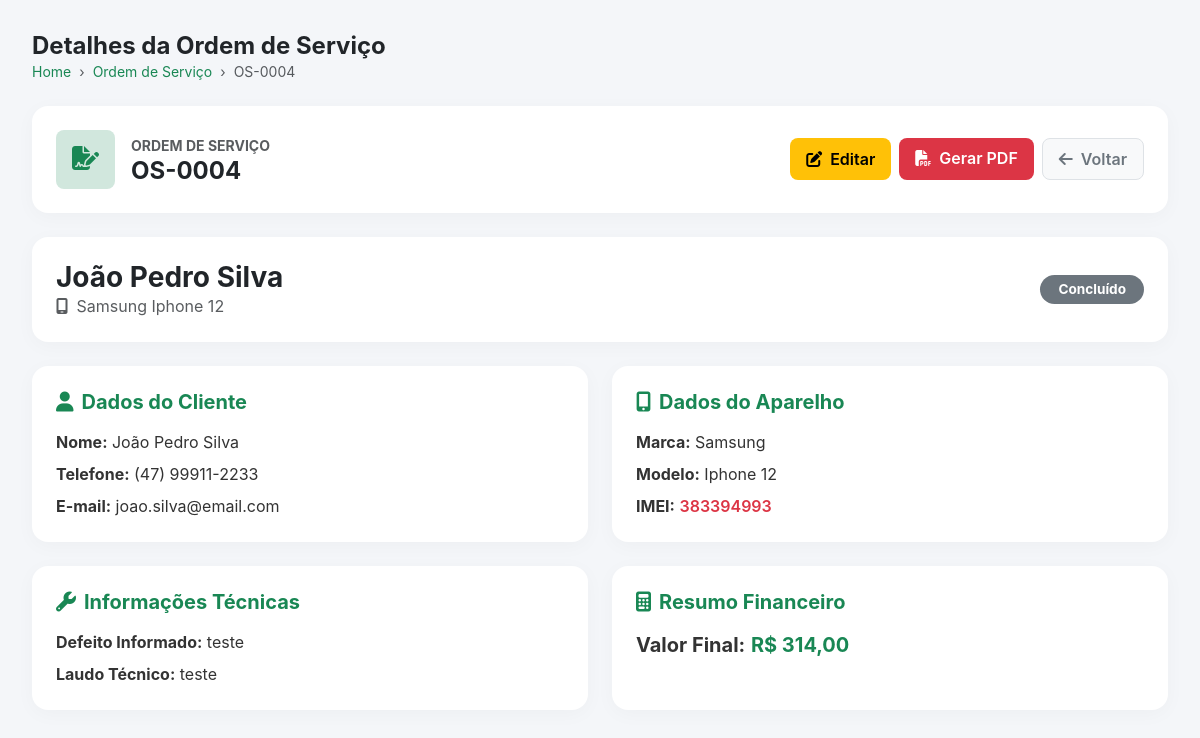
Screenshot of /php/visualizar_os.php?id=4 with the database file from the repository.
### tables this page shows
CREATE TABLE `ordem_servico` (
  `idos` int(11) NOT NULL,
  `numero_os` varchar(20) DEFAULT NULL COMMENT 'Número de controle ou código visível da OS para o cliente.',
  `orcamento_idorcamento` int(11) NOT NULL COMMENT 'Chave estrangeira vinculando a OS ao orçamento de origem (se houver).',
  `cliente_idcliente` int(11) DEFAULT NULL COMMENT 'Chave estrangeira que identifica o cliente dono do equipamento/serviço.',
  `funcionario_idfuncionario` int(11) DEFAULT NULL COMMENT 'Chave estrangeira do funcionário responsável pelo atendimento ou abertura.',
  `data_abertura` date DEFAULT NULL COMMENT 'Data e hora em que a Ordem de Serviço foi aberta.',
  `data_fechamento` date DEFAULT NULL COMMENT 'Data e hora em que a Ordem de Serviço foi concluída/fechada.',
  `garantia_dias` int(11) DEFAULT 90 COMMENT 'Prazo de garantia do serviço prestado (em dias). Padrão: 90 dias.',
  `status_os` varchar(20) DEFAULT 'Aberta' COMMENT 'Situação atual da OS (Ex: Aberta, Em Andamento, Concluída, Cancelada).',
  `defeito_informado` text DEFAULT NULL COMMENT 'Relato do cliente sobre o problema apresentado pelo equipamento.',
  `laudo_tecnico` varchar(255) DEFAULT NULL COMMENT 'Diagnóstico detalhado constatado pelo técnico responsável.',
  `descricao_servico` text DEFAULT NULL COMMENT 'Descrição detalhada dos procedimentos e reparos realizados.',
  `observacoes_os` varchar(255) DEFAULT NULL COMMENT 'Anotações extras ou avisos importantes referentes à OS.',
  `valor_pecas` decimal(10,2) DEFAULT 0.00 COMMENT 'Custo total das peças utilizadas no reparo.',
  `valor_mao_obra` decimal(10,2) DEFAULT 0.00 COMMENT 'Custo referente apenas à mão de obra do serviço.',
  `desconto` decimal(10,2) DEFAULT 0.00 COMMENT 'Valor total concedido de desconto aplicado na OS.',
  `valor_final` decimal(10,2) DEFAULT 0.00 COMMENT 'Valor final a ser pago (Peças + Mão de obra - Desconto).'
);

CREATE TABLE `cliente` (
  `idcliente` int(11) NOT NULL COMMENT 'Identificador único do cliente. Chave primária da tabela.',
  `nome_clien` varchar(80) NOT NULL COMMENT 'Nome completo do cliente.',
  `endereco_clien` varchar(80) DEFAULT NULL COMMENT 'Endereço residencial ou comercial do cliente.',
  `cpf_clien` varchar(15) NOT NULL COMMENT 'Cadastro de Pessoa Física (CPF) do cliente.',
  `tel_clien` varchar(15) NOT NULL COMMENT 'Número de telefone para contato com o cliente.',
  `email_clien` varchar(85) NOT NULL COMMENT 'Endereço de e-mail do cliente.',
  `cargos_idcargos` int(11) NOT NULL DEFAULT 4 COMMENT 'Identificador do cargo vinculado ao cliente. Chave estrangeira para a tabela cargos.',
  `senha` varchar(255) NOT NULL COMMENT 'Senha criptografada (hash) utilizada para autenticação do cliente.',
  `data_cadastro` date NOT NULL COMMENT 'Data em que o cliente foi cadastrado no sistema.',
  `token_recuperacao` varchar(255) DEFAULT NULL,
  `token_expiracao` datetime DEFAULT NULL
);

CREATE TABLE `orcamento` (
  `idorcamento` int(11) NOT NULL COMMENT 'Identificador único do orçamento. Chave primária da tabela.',
  `cliente_idcliente` int(11) DEFAULT NULL COMMENT 'Identificador do cliente associado ao orçamento. Chave estrangeira para a tabela cliente.',
  `funcionario_idfuncionario` int(11) DEFAULT NULL COMMENT 'Identificador do funcionário responsável pela elaboração do orçamento. Chave estrangeira para a tabela funcionario.',
  `defeito` varchar(100) DEFAULT NULL COMMENT 'Descrição do defeito informado pelo cliente no equipamento.',
  `observacoes` varchar(100) DEFAULT NULL COMMENT 'Observações adicionais sobre o orçamento ou o equipamento.',
  `marca` varchar(20) NOT NULL COMMENT 'Marca do equipamento que será avaliado ou reparado.',
  `modelo` varchar(20) NOT NULL COMMENT 'Modelo do equipamento.',
  `imei` int(11) NOT NULL COMMENT 'Número de identificação (IMEI) do aparelho, quando aplicável.',
  `aprovado` varchar(10) DEFAULT NULL COMMENT 'Indica se o orçamento foi aprovado pelo cliente (Sim ou Não).',
  `valor_total` float DEFAULT NULL COMMENT 'Valor total do orçamento, considerando peças e serviços.',
  `data_dia` date DEFAULT NULL COMMENT 'Data de emissão ou criação do orçamento.',
  `status` varchar(15) DEFAULT NULL COMMENT 'Situação atual do orçamento (Pendente, Aprovado, Reprovado, Em andamento ou Finalizado).'
);

### php/visualizar_os.php (the view, shortened to what this page needs)
<?php
include("conexaoBD.php");
$idos = (int)($_GET['id'] ?? 0);
$sql = "
    SELECT
        os.idos,
        os.laudo_tecnico,
        os.valor_final,
        os.status_os,
        c.nome_clien,
        c.tel_clien AS telefone_clien,
        c.email_clien,
        o.defeito AS defeito_informado,
        o.marca,
        o.modelo,
        o.imei
    FROM ordem_servico os
    LEFT JOIN cliente c ON os.cliente_idcliente = c.idcliente
    LEFT JOIN orcamento o ON os.orcamento_idorcamento = o.idorcamento
    WHERE os.idos = {$idos}
    LIMIT 1
";
$result = $conn->query($sql);
$os = $result->fetch_assoc();
$codigoOS = "OS-" . str_pad($os['idos'], 4, "0", STR_PAD_LEFT);
?>
<!DOCTYPE html>
<html lang="pt-br">
<head>
    <link href="https://cdn.jsdelivr.net/npm/bootstrap@5.3.3/dist/css/bootstrap.min.css" rel="stylesheet">
    <link rel="stylesheet" href="https://cdnjs.cloudflare.com/ajax/libs/font-awesome/6.5.1/css/all.min.css">
</head>
<body>
<div class="wrapper">
    <main class="main-content mx-auto" style="max-width: 1200px;">
        <div class="d-flex justify-content-between align-items-center mb-4">
            <div>
                <h4 class="fw-bold mb-0 text-dark">Detalhes da Ordem de Serviço</h4>
                <nav style="--bs-breadcrumb-divider: '›';" class="small">
                    <ol class="breadcrumb mb-0 text-muted">
                        <li class="breadcrumb-item"><a href="home.php" class="text-success text-decoration-none">Home</a></li>
                        <li class="breadcrumb-item"><a href="../ordens_servico.php" class="text-success text-decoration-none">Ordem de Serviço</a></li>
                        <li class="breadcrumb-item active"><?= $codigoOS; ?></li>
                    </ol>
                </nav>
            </div>
        </div>
        <div class="card-custom p-4 mb-4 d-flex justify-content-between align-items-center">
            <div class="d-flex align-items-center gap-3">
                <div class="bg-success-subtle p-3 rounded-3 text-success">
                    <i class="fa-solid fa-file-signature fs-4"></i>
                </div>
                <div>
                    <small class="text-muted fw-bold text-uppercase fs-7">ORDEM DE SERVIÇO</small>
                    <h4 class="fw-bold m-0 text-dark"><?= $codigoOS; ?></h4>
                </div>
            </div>
            <div class="d-flex gap-2">
                <button type="button" class="btn btn-yellow px-3 py-2 rounded-3" data-bs-toggle="modal" data-bs-target="#modalEditarOS">
                    <i class="fa-solid fa-pen-to-square me-1"></i> Editar
                </button>
                <a href="gerar_pdf.php?id=<?= $os['idos']; ?>" target="_blank" class="btn btn-red px-3 py-2 rounded-3">
                    <i class="fa-solid fa-file-pdf me-1"></i> Gerar PDF
                </a>
                <a href="../ordens_servico.php" class="btn btn-light border px-3 py-2 rounded-3 text-secondary fw-semibold">
                    <i class="fa-solid fa-arrow-left me-1"></i> Voltar
                </a>
            </div>
        </div>
        <div class="card-custom p-4 mb-4 d-flex justify-content-between align-items-center">
            <div>
                <h3 class="fw-bold text-dark m-0"><?= htmlspecialchars($os['nome_clien'] ?? 'Cliente não informado'); ?></h3>
                <span class="text-muted"><i class="fa-solid fa-mobile-screen me-1"></i> <?= htmlspecialchars(($os['marca'] ?? '') . ' ' . ($os['modelo'] ?? '')); ?></span>
            </div>
            <div>
                <?php
                    $status = $os['status_os'] ?? 'Aberta';
                    $badgeClass = 'badge-aberta';
                    if ($status == 'Em Andamento') $badgeClass = 'badge-andamento';
                    else if ($status == 'Concluído' || $status == 'Entregue') $badgeClass = 'badge-concluido';
                    else if ($status == 'Cancelada') $badgeClass = 'badge-cancelada';
                ?>
                <span class="badge badge-status <?= $badgeClass; ?>"><?= htmlspecialchars($status); ?></span>
            </div>
        </div>
        <div class="row g-4">
            <div class="col-md-6">
                <div class="card-custom p-4 h-100">
                    <h5 class="fw-bold text-success mb-3"><i class="fa-solid fa-user me-2"></i>Dados do Cliente</h5>
                    <p class="mb-2"><strong>Nome:</strong> <?= htmlspecialchars($os['nome_clien'] ?? 'N/A'); ?></p>
                    <p class="mb-2"><strong>Telefone:</strong> <?= htmlspecialchars($os['telefone_clien'] ?? 'N/A'); ?></p>
                    <p class="mb-0"><strong>E-mail:</strong> <?= htmlspecialchars($os['email_clien'] ?? 'N/A'); ?></p>
                </div>
            </div>
            <div class="col-md-6">
                <div class="card-custom p-4 h-100">
                    <h5 class="fw-bold text-success mb-3"><i class="fa-solid fa-mobile-screen-button me-2"></i>Dados do Aparelho</h5>
                    <p class="mb-2"><strong>Marca:</strong> <?= htmlspecialchars($os['marca'] ?? 'N/A'); ?></p>
                    <p class="mb-2"><strong>Modelo:</strong> <?= htmlspecialchars($os['modelo'] ?? 'N/A'); ?></p>
                    <p class="mb-0"><strong>IMEI:</strong> <span class="text-danger fw-semibold"><?= htmlspecialchars($os['imei'] ?? 'N/A'); ?></span></p>
                </div>
            </div>
            <div class="col-md-6">
                <div class="card-custom p-4 h-100">
                    <h5 class="fw-bold text-success mb-3"><i class="fa-solid fa-wrench me-2"></i>Informações Técnicas</h5>
                    <p class="mb-2"><strong>Defeito Informado:</strong> <?= htmlspecialchars($os['defeito_informado'] ?? 'N/A'); ?></p>
                    <p class="mb-0"><strong>Laudo Técnico:</strong> <?= nl2br(htmlspecialchars($os['laudo_tecnico'] ?? 'Nenhuma observação informada.')); ?></p>
                </div>
            </div>
            <div class="col-md-6">
                <div class="card-custom p-4 h-100">
                    <h5 class="fw-bold text-success mb-3"><i class="fa-solid fa-calculator me-2"></i>Resumo Financeiro</h5>
                    <p class="mb-0 fs-5"><strong>Valor Final:</strong> <span class="text-success fw-bold">R$ <?= number_format($os['valor_final'] ?? 0, 2, ',', '.'); ?></span></p>
                </div>
            </div>
        </div>
    </main>
</div>
</body>
</html>

### php/visualizar_os.php (style rules this page uses)
:root { --sidebar-width: 260px; --bg-body: #f4f6f9; --green-primary: #1b4d22; --green-hover: #143b1a; }
body { background-color: var(--bg-body); font-family: 'Inter', system-ui, -apple-system, sans-serif; color: #333; }
.wrapper { display: flex; min-height: 100vh; }
.main-content { flex-grow: 1; padding: 2rem; max-width: calc(100% - var(--sidebar-width)); width: 100%; }
.card-custom { border: none; border-radius: 16px; background: #ffffff; box-shadow: 0 4px 20px rgba(0, 0, 0, 0.03); }
.btn-yellow { background-color: #ffc107; color: #000; font-weight: 600; border: none; }
.btn-red { background-color: #dc3545; color: #fff; font-weight: 600; border: none; }
.badge-status { padding: 8px 18px; font-weight: 700; font-size: 0.85rem; border-radius: 20px; }
.badge-concluido { background-color: #6c757d; color: #ffffff; }

### rows the page displays
ordem_servico: idos "OS-0004", cliente.nome_clien "João Pedro Silva", orcamento.marca+modelo "Samsung Iphone 12", status_os "Concluído", cliente.tel_clien "(47) 99911-2233", cliente.email_clien "joao.silva@email.com", orcamento.marca "Samsung", orcamento.modelo "Iphone 12", orcamento.imei "383394993", orcamento.defeito "teste", laudo_tecnico "teste", valor_final "314,00"
